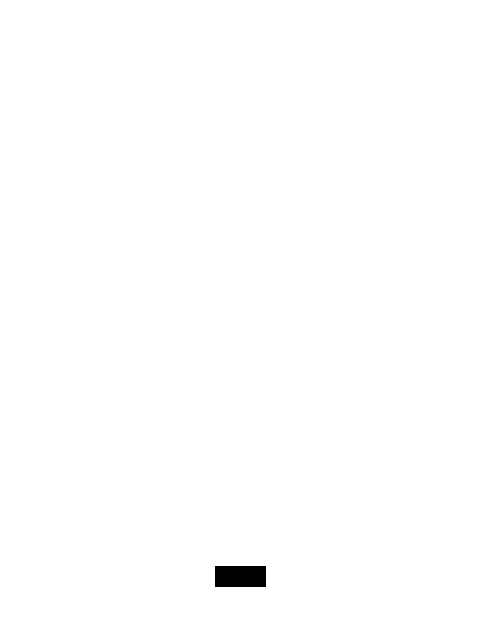
Frame 1 (no input)
Frame 60 (the mouse pressed at the canvas centre just before this capture): identical to frame 1, image omitted
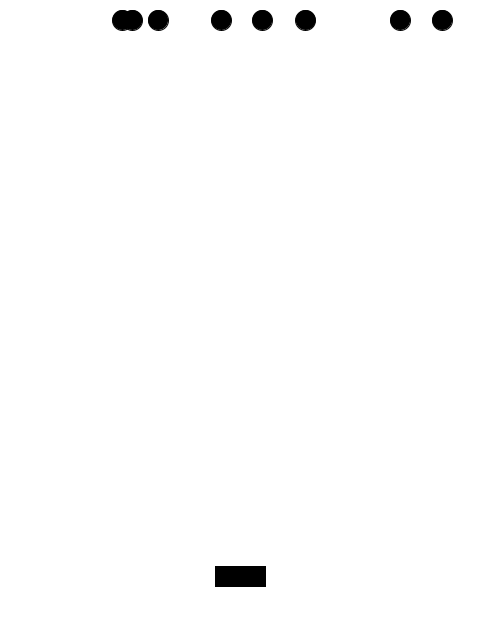
Frame 120 (the mouse held since frame 60 and released just before this capture)

The Processing sketch that drew these frames (run headless with seeded random() and noise(); from frame 60 on, the mouse is pressed at the canvas centre):

// Processing sketch: processing_133724
// ── processing_133724.pde

class Asteroid
{
  float x = random(16, width-16);
  float y = -100;
  float radius = 20;
  float hp=100;
}
class Ship 
{
  float x=0;
  float y=0;
  float w=50;
  float h=20;
  boolean right=false;
  boolean left=false;
}

Asteroid[] asteroids = new Asteroid[8];
Ship player =  new Ship();

void setup() {

  size (480, 640);
  for (int i = 0; i<asteroids.length; i +=1) {
    asteroids[i] = new Asteroid();
   
      background(255,0,0);
    }
  
  player.y=height-64;
  player.x=width/2;
}

void draw() {
  background(255);
  fill(0);
  if (player.left&&player.x>10) 
  {
    player.x-=10;
  }
  if (player.right&&player.x<width-10) 
  {
    player.x+=10;
  }
  rectMode(CENTER);
  rect(player.x, player.y, player.w, player.h);
  if (asteroids.length<8) {
    int a=asteroids.length;
    asteroids[a]= new Asteroid();
  }
  for (int i=0;i<asteroids.length;i++) {
    asteroids[i].y+=1;
    ellipse(asteroids[i].x, asteroids[i].y, asteroids[i].radius, asteroids[i].radius);


    if (asteroids[i].y>height) {
      asteroids[i].x=random(16, width-16);
      asteroids[i].y=0;
    }
  }
}
void keyPressed() {
  if (key == CODED) {
    if (keyCode==RIGHT) {
      player.right=true;
    }
    if (keyCode==LEFT) {
      player.left=true;
    }
  }
}
void keyReleased() {
  if (key == CODED) {
    if (keyCode==RIGHT) {
      player.right=false;
    }
    if (keyCode==LEFT) {
      player.left=false;
    }
  }
}
